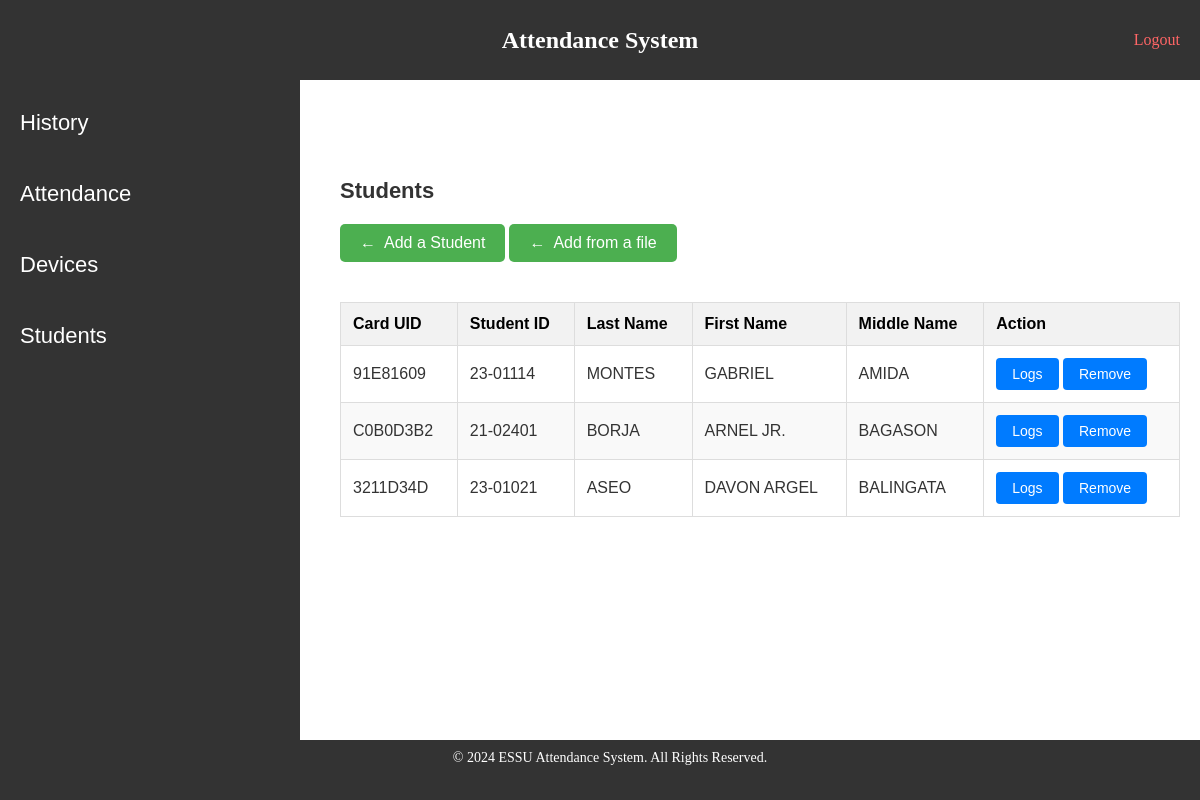
The page /students/ (signed in) on the database as committed earlier.
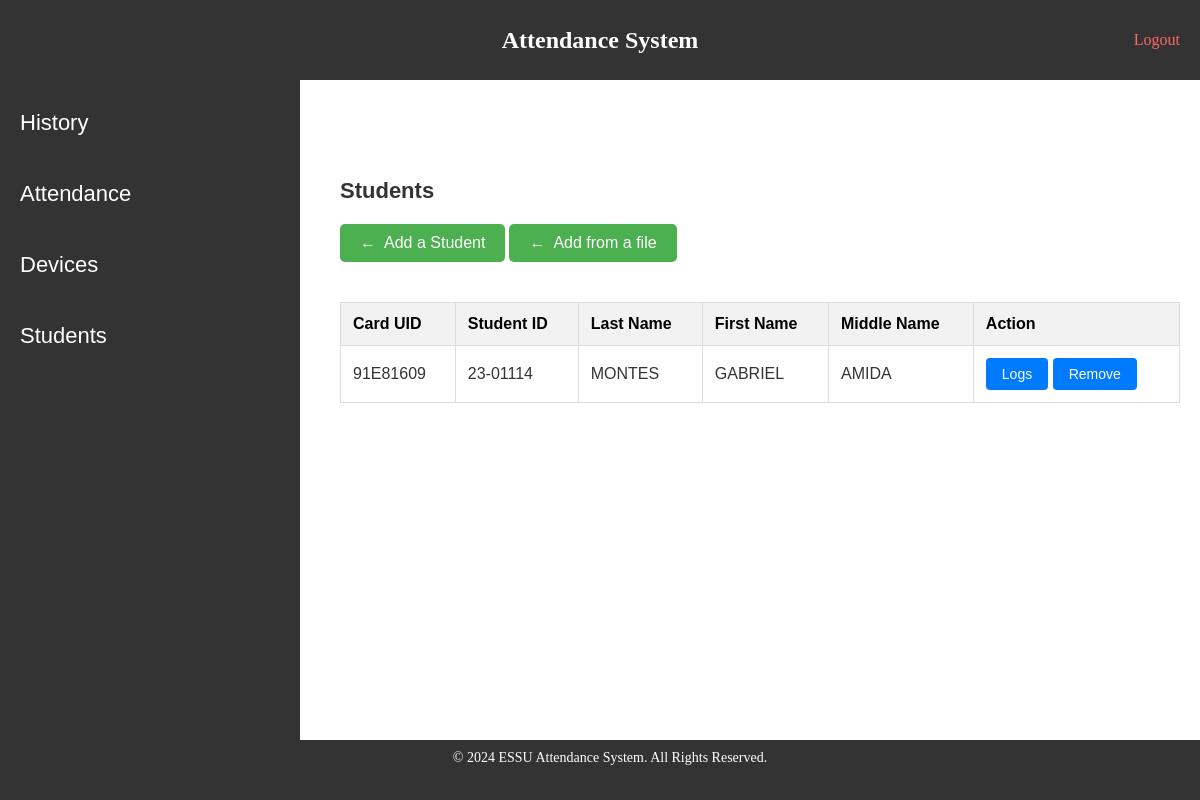
The same page on the database as committed later.
### attendance_app/models.py (models this page shows, shortened)
class Student(models.Model):
    card_uid = models.CharField(max_length=100)
    last_name = models.CharField(max_length=100)
    middle_name = models.CharField(max_length=100)
    first_name = models.CharField(max_length=100)
    student_id = models.CharField(max_length=8)
    owner = models.ForeignKey(User,on_delete=models.CASCADE)

### attendance_app/views.py (the view)
# urls.py: path('students/',views.students, name='students'),
def students(request):
    students = Student.objects.filter(owner=request.user)
    context = {"students":students}
    return render(request, 'attendance_app/students.html', context)

### attendance_app/templates/attendance_app/students.html
{% extends "attendance_app/control_panel.html" %}
{% block content %}
    <h2 class="attendance_dashboard_h2">Students</h2>
    <p>
        <a href="{% url 'add_student' %}" class="back-link">Add a Student</a>
        <a href="{% url 'upload_file' %}" class="back-link">Add from a file</a>
    </p>
    <table class="table1">
        <thead>
            <tr>
                <th>Card UID</th>
                <th>Student ID</th>
                <th>Last Name</th>
                <th>First Name</th>
                <th>Middle Name</th>
                <th>Action</th>
            </tr>
        </thead>
        <tbody>
             {% for student in students %}
             <tr>
                 <td>{{student.card_uid}}</td>
                 <td>{{ student.student_id}}</td>
                 <td>{{ student.last_name}}</td>
                 <td>{{ student.first_name}}</td>
                 <td>{{ student.middle_name}}</td>
                 <td>
                     <a href="{% url 'student_attendance' student.id %}" class="view-btn">Logs</a>
                     <a href="{% url 'delete_student' student.id %}" class="view-btn">Remove</a>
                 </td>
             </tr>
             {% empty %}
             <tr>
                 <td colspan="6">No Students</td>
             </tr>
             {% endfor %}
        </tbody>
    </table>
{% endblock content %}

Rows that differ between the two databases and show on the page:
removed Student: card_uid "C0B0D3B2", student_id "21-02401", last_name "BORJA", first_name "ARNEL JR.", middle_name "BAGASON"
removed Student: card_uid "3211D34D", student_id "23-01021", last_name "ASEO", first_name "DAVON ARGEL", middle_name "BALINGATA"
